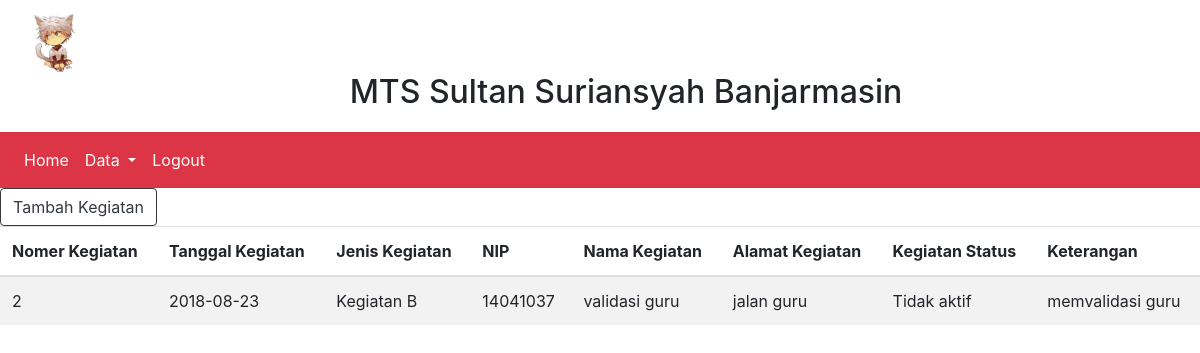
/?view=kegiatan-guru (signed in), run on an earlier commit of the app's database.
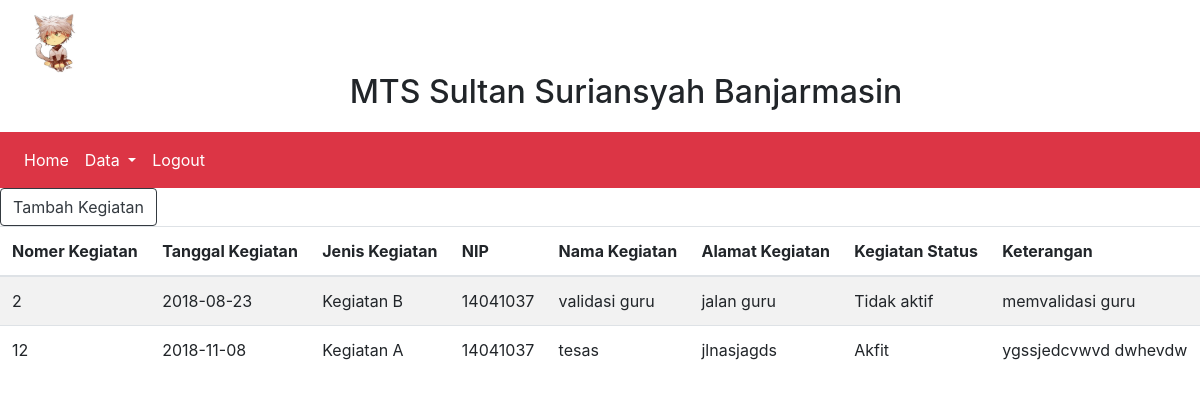
And on a later commit of the database.
### tables this page shows
CREATE TABLE `Kegiatan` (
  `kegiatan_nomor` int(100) NOT NULL,
  `kegiatan_tanggal` date NOT NULL,
  `kegiatan_id_jenis` int(100) NOT NULL,
  `kegiatan_nip` int(100) NOT NULL,
  `kegiatan_nama` varchar(100) NOT NULL,
  `kegiatan_alamat` varchar(100) NOT NULL,
  `kegiatan_nis` int(100) NOT NULL,
  `kegiatan_status` int(100) NOT NULL,
  `kegiatan_keterangan` varchar(100) NOT NULL
);

CREATE TABLE `Jenis` (
  `jenis_id` int(100) NOT NULL,
  `jenis_nama` varchar(100) NOT NULL,
  `jenis_keterangan` varchar(255) NOT NULL
);

### config/config.php (called while the page is built, shortened)
<?php
function base_url($url = null ) {
	$base_url = "http://localhost/aplikasi_arsip_kegiatan/";
	if ($url != null ) {
		return $base_url."/".$url;
	} else  {
			return $base_url;
	}
}

### models/admin.php (called while the page is built, shortened)
<?php
class Admin
{
  private $mysqli;
  function __construct($mysqli)
  {
    $this->mysqli = $mysqli;
  }
  public function showKegiatanGuru()
  {
    $db = $this->mysqli->conn;
    $query = $db->query("SELECT Jenis.jenis_id, Jenis.jenis_nama, Kegiatan.kegiatan_nomor, Kegiatan.kegiatan_tanggal, Kegiatan.kegiatan_id_jenis, Kegiatan.kegiatan_nip, Kegiatan.kegiatan_nama, Kegiatan.kegiatan_alamat, Kegiatan.kegiatan_nis, Kegiatan.kegiatan_status, Kegiatan.kegiatan_keterangan
      FROM Jenis
      INNER JOIN Kegiatan
      ON Jenis.jenis_id = Kegiatan.kegiatan_id_jenis
      WHERE kegiatan_nip  ") or die ($db->error);
    return $query;
  }
}
?>

### view/guru/data-kegiatan.php (the view)
<a href="?view=input-kegiatan">
  <button type="button" class="btn btn-outline-dark">Tambah Kegiatan</button>
</a>
<table class="table table-striped">
  <thead>
    <tr>
      <th>Nomer Kegiatan</th>
      <th>Tanggal Kegiatan</th>
      <th>Jenis Kegiatan</th>
      <th>NIP</th>
      <th>Nama Kegiatan</th>
      <th>Alamat Kegiatan</th>
      <th>Kegiatan Status</th>
      <th>Keterangan</th>
    </tr>
  </thead>
  <tbody>
  <?php
$data = $objAdmin->showKegiatanGuru();
while ($a = $data->fetch_object()) {
  ?>
    <tr>
      <td><?=$a->kegiatan_nomor; ?></td>
      <td><?=$a->kegiatan_tanggal; ?></td>
      <td><?=$a->jenis_nama; ?></td>
      <td><?=$a->kegiatan_nip; ?></td>
      <td><?=$a->kegiatan_nama; ?></td>
      <td><?=$a->kegiatan_alamat; ?></td>
      <td><?php if ($a->kegiatan_status == 1) {
        echo "Akfit";
      }
      else {
        echo "Tidak aktif";
      } ?></td>
      <td><?=$a->kegiatan_keterangan; ?></td>
    </tr>
<?php } ?>
  </tbody>
</table>

### index.php (shortened to what this page needs)
<?php
require_once 'config/config.php';
include('models/admin.php');
?>
<!DOCTYPE html>
<html lang="en" dir="ltr">
  <head>
    <link rel="stylesheet" href="<?= base_url()?>assets/css/bootstrap.min.css">
    <link rel="stylesheet" href="<?= base_url()?>assets/css/home.css">
    <link rel="stylesheet" type="text/css" href="<?php echo base_url(); ?>assets/DataTables/datatables.min.css"/>
  </head>
  <body>
    <nav class="navbar navbar-light bg-white">
      <a class="navbar-brand ">
        <img class="nameHeader" src="<?= base_url()?>assets/image/image.jpg" width="60" height="60" class="d-inline-block align-top " alt="">
        <div class="nameHeader" style="text-align: center;width: 1200px; ">
            <h2>
              MTS Sultan Suriansyah Banjarmasin
            </h2>
        </div>
      </a>
    </nav>
    <nav class="navbar navbar-expand-lg navbar-light bg-danger">
        <div class="collapse navbar-collapse" id="navbarSupportedContent">
          <ul class="navbar-nav mr-auto">
            <li class="nav-item active">
              <a class="nav-link text-white" href="?view=home">Home <span class="sr-only">(current)</span></a>
            </li>
            <?php if (@$_SESSION['user'] || @$_SESSION['NIS'] || @$_SESSION['NIP'] ) { ?>
            <li class="nav-item dropdown">
              <a class="nav-link dropdown-toggle text-white" href="#" id="navbarDropdown" role="button" data-toggle="dropdown" aria-haspopup="true" aria-expanded="false">
                Data
              </a>
            </li>
          <?php } ?>
            <?php if (@$_SESSION['user'] || @$_SESSION['NIS'] || @$_SESSION['NIP'] ) { ?>
              <li class="nav-item">
                  <a class="nav-link text-white" href="?view=logout-admin">Logout</a>
              </li>
            <?php } ?>
          </ul>
        </div>
      </nav>
    <?php include('page/page.php'); ?>
  </body>
</html>

### page/page.php
<?php
if (@$_GET['view'] == '' || @$_GET['view'] == 'home')
{
    include 'view/home.php';
}
elseif (@$_GET['view'] == 'home-admin')
{
    include 'view/admin/home.php';
}
elseif (@$_GET['view'] == 'register-admin') {
    include 'view/admin/register.php';
}
elseif (@$_GET['view'] == 'login-admin') {
    include 'view/admin/login.php';
}
elseif (@$_GET['view'] == 'logout-admin')
{
    $objAdmin->logout();
    echo '<script>
    window.location="?view=login-admin";
     </script>';
}
elseif (@$_GET['view'] == 'login-guru') {
    include 'view/guru/login.php';
}
elseif (@$_GET['view'] == 'guru-home')
{
    include 'view/guru/guru_home.php';
}
elseif (@$_GET['view'] == 'register-guru') {
    include 'view/admin/registerUser/register-guru.php';
}
elseif (@$_GET['view'] == 'data-guru')
{
    include 'view/guru/data_guru.php';
}
elseif (@$_GET['view'] == 'login-siswa') {
    include 'view/siswa/login.php';
}
elseif (@$_GET['view'] == 'siswa-home')
{
    include 'view/siswa/siswa_home.php';
}
elseif (@$_GET['view'] == 'data-siswa')
{
    include 'view/siswa/data_siswa.php';
}
elseif (@$_GET['view'] == 'register-siswa') {
    include 'view/admin/registerUser/register-siswa.php';
}
elseif (@$_GET['view'] == 'guru-edit') {
    include 'view/guru/data_edit.php';
}
elseif (@$_GET['view'] == 'guru-reset') {
    include 'view/guru/reset_password.php';
}
elseif (@$_GET['view'] == 'siswa-edit') {
    include 'view/siswa/data_edit.php';
}
elseif (@$_GET['view'] == 'siswa-reset') {
    include 'view/siswa/reset_password.php';
}
elseif (@$_GET['view'] == 'guru-hapus') {
    $id = $_GET['id'];
    $objAdmin->deleteGuru($id);
    echo '<script> window.location="?view=data-guru"; </script>';
}
elseif (@$_GET['view'] == 'siswa-hapus') {
    $id = $_GET['id'];
    $objAdmin->deleteSiswa($id);
    echo '<script> window.location="?view=data-guru"; </script>';
}
elseif (@$_GET['view'] == 'input-kegiatan') {
    include 'view/input-kegiatan.php';
}
elseif (@$_GET['view'] == 'input-dokument') {
    include 'view/input-dokument.php';
}
elseif (@$_GET['view'] == 'input-jenis-kegiatan') {
    include 'view/admin/kegiatan/input-jenis-kegiatan.php';
}
elseif (@$_GET['view'] == 'input-jenis-dokument') {
    include 'view/admin/dokument/input-jenis-dokument.php';
}
elseif (@$_GET['view'] == 'data-kegiatan') {
    include 'view/admin/kegiatan/data.php';
}
elseif (@$_GET['view'] == 'kegiatan-guru') {
    include 'view/guru/data-kegiatan.php';
}
elseif (@$_GET['view'] == 'kegiatan-siswa') {
    include 'view/siswa/data-kegiatan.php';
}
elseif (@$_GET['view'] == 'jenis-kegiatan') {
    include 'view/admin/kegiatan/jenis-kegiatan.php';
}
elseif (@$_GET['view'] == 'jenis-dokument') {
    include 'view/admin/dokument/data.php';
}
elseif (@$_GET['view'] == 'data-dokument') {
    include 'view/admin/dokument/data-dokument.php';
}
else
{
  include 'view/404.php';
}

### assets/css/home.css (style rules this page uses)
.nameHeader { float: left; margin-left: 10px; }
.view-buku th, td { text-align: left; padding: 8px; }

What changed in the data, as far as the page shows it:
added kegiatan: kegiatan_nomor "12", kegiatan_tanggal "2018-11-08", kegiatan_id_jenis.jenis_nama "Kegiatan A", kegiatan_nip "14041037", kegiatan_nama "tesas", kegiatan_alamat "jlnasjagds", kegiatan_status "Akfit", kegiatan_keterangan "ygssjedcvwvd dwhevdw"
